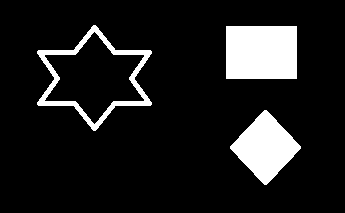
#> input picture IPMV/Question Bank/Answers/morph.png, 345 x 213 px
$ jupyter execute 12.ipynb   (shell and % lines are left out)
#> lines starting #> are read from the running program, lines starting #| are printed output that depends on the picture; after the words box and inside, x2 and y2 are one past the last pixel; in counts of white or black regions, pixels touching at a corner belong together
# Write a Python Program for Erosion and Dilation

[cell 1]
import numpy as np
import matplotlib.pyplot as plt
import cv2

[cell 2]
# Read the image
image_path = "morph.png"  # Replace with image name
binary_image = cv2.imread(image_path, cv2.IMREAD_GRAYSCALE)
#> binary_image: shape (213, 345); 11.6% white; 3 white regions, box (x1, y1, x2, y2) and area: (226, 26, 297, 79) 3763, (230, 110, 301, 185) 2817, (37, 25, 152, 131) 1939

[cell 3]
def apply_erosion(image, kernel_size):
    # Define the structuring element (kernel) for erosion
#> called with kernel_size = 5
    kernel = np.ones((kernel_size, kernel_size), np.uint8)
    # Apply erosion
    erosion = cv2.erode(image, kernel, iterations=1)
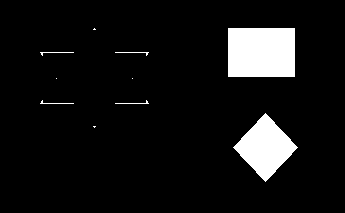
#> erosion: shape (213, 345); 7.8% white; 10 white regions (4 under 20 px), largest, box (x1, y1, x2, y2) and area: (228, 28, 295, 77) 3283, (233, 113, 298, 182) 2253, (40, 52, 74, 56) 39, (115, 52, 149, 56) 39, (40, 100, 74, 104) 39, (115, 100, 149, 104) 39
    return erosion

def apply_dilation(image, kernel_size):
    # Define the structuring element (kernel) for dilation
#> called with kernel_size = 5
    kernel = np.ones((kernel_size, kernel_size), np.uint8)
    # Apply dilation
    dilation = cv2.dilate(image, kernel, iterations=1)
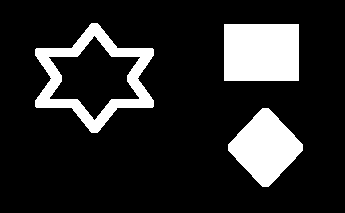
#> dilation: shape (213, 345); 15.7% white; 3 white regions, box (x1, y1, x2, y2) and area: (224, 24, 299, 81) 4275, (35, 23, 154, 133) 3820, (228, 108, 303, 187) 3417
    return dilation

[cell 4]
# Check if the image has been successfully loaded
if binary_image is None:
    print("Error: Could not read the image.")
else:
    # Binarize the image (convert to binary)
    _, binary_image = cv2.threshold(binary_image, 127, 255, cv2.THRESH_BINARY)

    # Define the kernel size for erosion and dilation
    kernel_size = 5

    # Apply erosion and dilation
    eroded_image = apply_erosion(binary_image, kernel_size)
    dilated_image = apply_dilation(binary_image, kernel_size)

    # Display the original, eroded, and dilated images
    plt.figure(figsize=(10, 6))
    plt.subplot(1, 3, 1)
    plt.imshow(binary_image, cmap='gray')
    plt.title('Original Binary Image')
    plt.axis('off')

    plt.subplot(1, 3, 2)
    plt.imshow(eroded_image, cmap='gray')
    plt.title('Eroded Image')
    plt.axis('off')

    plt.subplot(1, 3, 3)
    plt.imshow(dilated_image, cmap='gray')
    plt.title('Dilated Image')
    plt.axis('off')

    plt.tight_layout()
    plt.show()
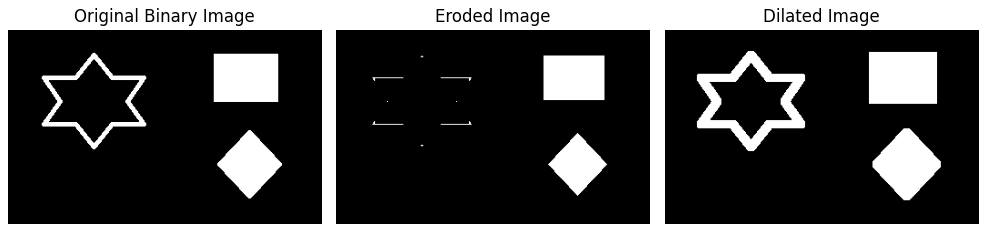
#> figure drawn by matplotlib, 3 panels
